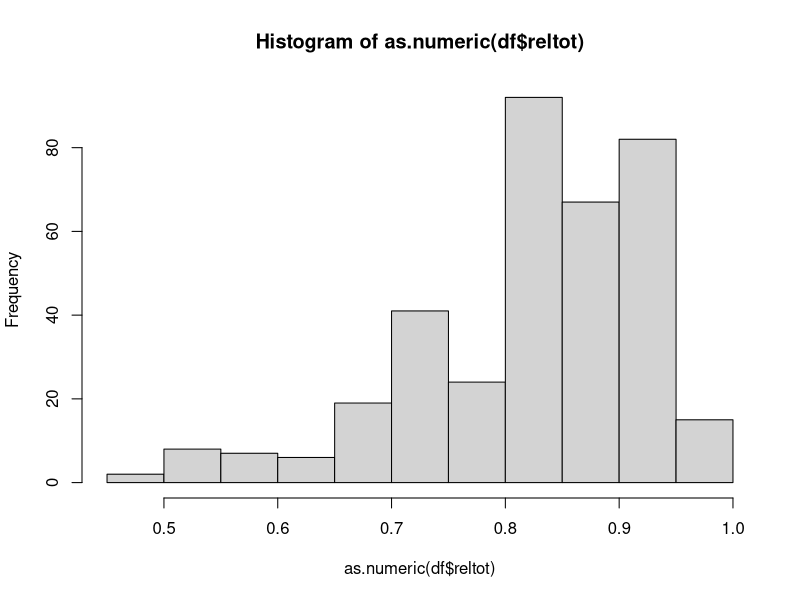
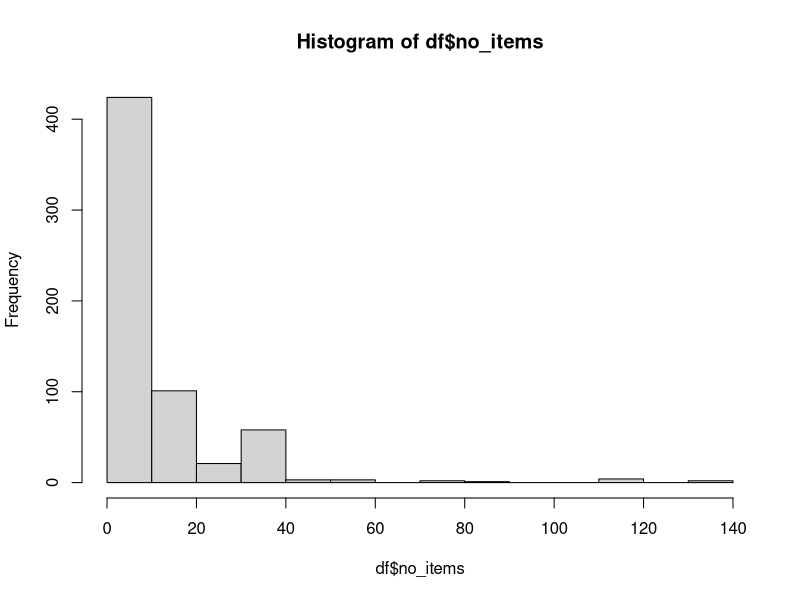

Write the R code that produced these figures, in order. (Note: this script raises an error after producing the figures.)
### CODE FOR MAIN STUDY SYSTEMATIC REVIEW MEASUREMENT INVARIANCE ##
### This is code to select comparisons for which we will attempt to perform measurement invariance checks for step 2, 3, and 4

rm(list=ls())        # clear workspace
require("lavaan")    # to simulate factor model and run MI tests
require("readxl")    # to load codebook
require("writexl")   # to write away final codebooks
require("dplyr")     # to use  pipe operator in functions

# function to check how many groups are compared for each study
assign.groups <- function(x) {
  if(is.na(x['n3_rep'])) {
    no_group <- 2
  } else if(is.na(x['n4_rep'])) {
    no_group <- 3
  } else if(is.na(x['n5_rep'])) {
    no_group <- 4 
  } else {
    no_group <- 5
  }
  return(no_group)
}

# function to count the total number of articles and studies in a dataframe
count_articles <- function(x) {
  length(unique(x$article_id_recoded))
}

count_studies <- function(x) {
  df.temp <- x %>%
    distinct(article_id, study_recoded) %>%
    group_by(article_id) %>%
    summarize("studies" = n())
  no_studies <- sum(df.temp$studies) 
  return(no_studies)
}

# load data from main study
df <- read_excel("../data/codebook-main-step1.xlsx") # load data

# give all data points a unique id so we can delete doubles later
df$id <- 1:nrow(df)

# filter out studies that reported on doing a measurement invariance check
df$mitest_rep <- as.numeric(df$mitest_rep)
df.checked <- subset(df,mitest_rep == 1) 

# check distribution of reliabilities of all studies
df$reltot <- as.numeric(df$reltot)
hist(as.numeric(df$reltot))
mean(df$reltot, na.rm=T) # 0.83

# check distribution of number of items of all studiescodebook-main-step1.xlsx
df$no_items <- as.numeric(df$no_items)
hist(df$no_items)

# remove studies that checked for MI
df.notchecked <- subset(df,mitest_rep == 0)

# select only studies that report reliability and number of items
dfs <- df.notchecked[!is.na(df.notchecked$reltot) & df.notchecked$no_items != "NA" & !is.na(df.notchecked$no_items),]
count_articles(dfs) # 37 articles
count_studies(dfs)  # 68 studies
nrow(dfs) # 306 comparisons c = 306, k = 37, s = 68

# some studies have sample sizes for groups but not the total one. 
# we will assign n_rep = sum of all the group sample sizes

# calculate inter item correlation for all studies
dfs$iic <- -(dfs$reltot / (dfs$no_items * dfs$reltot - dfs$reltot - dfs$no_items))
dfs <- as.data.frame(dfs)

# how many groups are compared for each row?
dfs$no_group <- apply(dfs,1,assign.groups)

# simulate factor model and check power to detect measurement non-invariance in the intercepts
for (i in 1:nrow(dfs)) {
  
  # simulate one-factor model with specific parameter values
  k <- dfs$no_group[i]
  
  # extract sample size for each level of k groups
  if (k == 2) {
    
    nobs <- as.numeric(c(dfs$n1_rep[i],dfs$n2_rep[i]))
    
  } else if (k == 3) {
    
    nobs <- as.numeric(c(dfs$n1_rep[i],dfs$n2_rep[i],dfs$n3_rep[i]))
    
  } else if (k == 4) {
    
    nobs <- as.numeric(c(dfs$n1_rep[i],dfs$n2_rep[i],dfs$n3_rep[i],dfs$n4_rep[i]))
    
  } else if (k == 5) {
    
    nobs <- as.numeric(c(dfs$n1_rep[i],dfs$n2_rep[i],dfs$n3_rep[i],dfs$n4_rep[i],dfs$n5_rep[i]))
    
  }
  
  # if no group sample sizes reported, take the total sample size and divide it by the number of groups
  if (is.na(nobs[1])) {
    
    nobs <- round(rep(as.numeric(dfs$n_rep[i])/k,k))

  }
  
  # number of items
  q <- dfs$no_items[i]
  
  # factor loadings (square root of the inter-item correlation)
  lambdas <- rep(sqrt(dfs$iic[i]),q)
  lambda <- matrix(c(lambdas), nrow = q, ncol = 1) 
  
  # error variances (1 - lambda^2)
  errorvar <- 1 - lambdas[1:q] * lambdas[1:q]  
  theta <- matrix(0,nrow=q,ncol=q)
  diag(theta) <- errorvar
  
  # latent variance
  phi <- 1 
  
  # assign values to item intercepts 
  # (50% of groups gets intercept difference of 0.5 in all items, see line 182 for more info)
  if (k == 2) {
    
    nu <- c(0,0.5)
    
  } else if (k == 3) {
    
    nu <- c(0,0,0.5)
    
  } else if (k == 4) {
    
    nu <- c(0,0,0.5,0.5)
    
  } else if (k == 5) {
    
    nu <- c(0,0,0,0.5,0.5)
    
  }
  
  # latent mean estimate
  alpha <- rep(0,k)
  
  # column names for covariance matrices and mean vectors (needed to estimate in lavaan)
  colnms <- NA
  for(z in 1:q){
    colnms[z] <- paste0('V', z)
  }
  
  # construct covariance matrices and mean vectors for each level of k
  if (k == 2) {
    
    mu.pop.1 <- nu[1] + lambda %*% alpha[1]									                   
    mu.pop.2 <- nu[2] + lambda %*% alpha[2]
    mu.pop <- list(mu.pop.1,mu.pop.2)
    
    sigma.pop.1 <- lambda %*% phi %*% t(lambda) + theta
    colnames(sigma.pop.1) <- colnms
    sigma.pop <- list(sigma.pop.1,sigma.pop.1)
    
    
  } else if (k == 3) {
    
    mu.pop.1 <- nu[1] + lambda %*% alpha[1]									                   									                   
    mu.pop.2 <- nu[2] + lambda %*% alpha[2]
    mu.pop.3 <- nu[3] + lambda %*% alpha[3]
    mu.pop <- list(mu.pop.1,mu.pop.2,mu.pop.3)
    
    sigma.pop.1 <- lambda %*% phi %*% t(lambda) + theta
    colnames(sigma.pop.1) <- colnms
    sigma.pop <- list(sigma.pop.1,sigma.pop.1,sigma.pop.1)
    
  } else if (k == 4) {
    
    mu.pop.1 <- nu[1] + lambda %*% alpha[1]									                   
    mu.pop.2 <- nu[2] + lambda %*% alpha[2]
    mu.pop.3 <- nu[3] + lambda %*% alpha[3]
    mu.pop.4 <- nu[4] + lambda %*% alpha[4]
    mu.pop <- list(mu.pop.1,mu.pop.2,mu.pop.3,mu.pop.4)
    
    sigma.pop.1 <- lambda %*% phi %*% t(lambda) + theta
    colnames(sigma.pop.1) <- colnms
    sigma.pop <- list(sigma.pop.1,sigma.pop.1,sigma.pop.1,sigma.pop.1)
    
  } else if (k == 5) {
    
    mu.pop.1 <- nu[1] + lambda %*% alpha[1]									                   
    mu.pop.2 <- nu[2] + lambda %*% alpha[2]
    mu.pop.3 <- nu[3] + lambda %*% alpha[3]
    mu.pop.4 <- nu[4] + lambda %*% alpha[4]
    mu.pop.5 <- nu[5] + lambda %*% alpha[5]
    mu.pop <- list(mu.pop.1,mu.pop.2,mu.pop.3,mu.pop.4,mu.pop.5)
    
    sigma.pop.1 <- lambda %*% phi %*% t(lambda) + theta
    colnames(sigma.pop.1) <- colnms
    sigma.pop <- list(sigma.pop.1,sigma.pop.1,sigma.pop.1,sigma.pop.1,sigma.pop.1)
    
  }
  
  # we assigned bias in all indicators for 50% of the groups, but we only need bias in 1/3 of those indicators
  # here we assign an intercept of 0 (no bias) to 2/3 of the indicators that were 0.50. 
  for(x in 2:k){
    mu.pop[[x]][((round(q/3))+1):q] <- 0
  }
  
  # construct model syntax for lavaan to analyze
  mods.metric <- mods.scalar <- NA

  for(l in 1:q){
    mods.metric[l] <- c(paste0("F1 =~", 'V', l))
    mods.scalar[l] <- c(paste0("F1 =~", 'V', l))
    
  }

  mods.metric[q+1] <- paste0("F1~ c(", paste0(rep(0,k), sep= "",collapse = ","), ")*1")
  mods.scalar[q+1] <- paste0("F1~ c(0,", paste0(rep(NA,k-1), sep= "",collapse = ","), ")*1")
  
  # Fit metric (loadings equal across groups) and scalar invariance (loadings and intercepts equal across groups) models
  mod.metric <- cfa(mods.metric, sample.cov = sigma.pop, sample.mean = mu.pop, sample.nobs = nobs, std.lv=T, group.equal = c("loadings"))
  mod.scalar <- cfa(mods.scalar, sample.cov = sigma.pop, sample.mean = mu.pop, sample.nobs = nobs, std.lv=T, group.equal = c("loadings","intercepts"))
  
  # likelihood ratio test between the models
  mod <- anova(mod.metric,mod.scalar)

  # extract chisquare difference between the two models as NCP + extract degrees of freedom
  ncp <- mod$`Chisq diff`[2]
  dof <- mod$`Df`[2] - mod$`Df`[1]
  
  # power estimate given degrees of freedom and NCP
  # indicates power to detect intercept non-invariance in 1/3 of the indicators for 1/2 of the groups
  power.cfa.th <- 1 - pchisq(qchisq(.95, df = dof), df = dof, ncp = ncp) 
  dfs$powerncp[i] <- as.numeric(power.cfa.th)
}

# select only those studies that have a power to detect non-invariance of > 0.80
df.select <- dfs[dfs$powerncp >= 0.80,1:40]

# calculate dropout of articles/studies/comparisons that do not have enough power
count_articles(df.select); count_studies(df.select) # 35 articles and 65 studies and 294 comparisons have enough power
test <- dfs[!dfs$powerncp >= 0.80,1:40]                 # 12 comparisons don't have enough power

# are the colnames for the selected studies and the ones reporting on MI the same?
colnames(df.select) == colnames(df.checked)

# multiple ids in both dataframes?
unique(df.checked$id) %in% unique(df.select$id)
unique(df.select$id) %in% unique(df.checked$id)

# save dataset of studies that investigated MI (step 2 and step 3)
write_xlsx(df.checked, "../data/codebook-main-step2step3-sample-without-results.xlsx")

# save final dataset of studies that we will attempt to reproduce
write_xlsx(df.select, "../data/codebook-main-step4-sample-without-results.xlsx")
